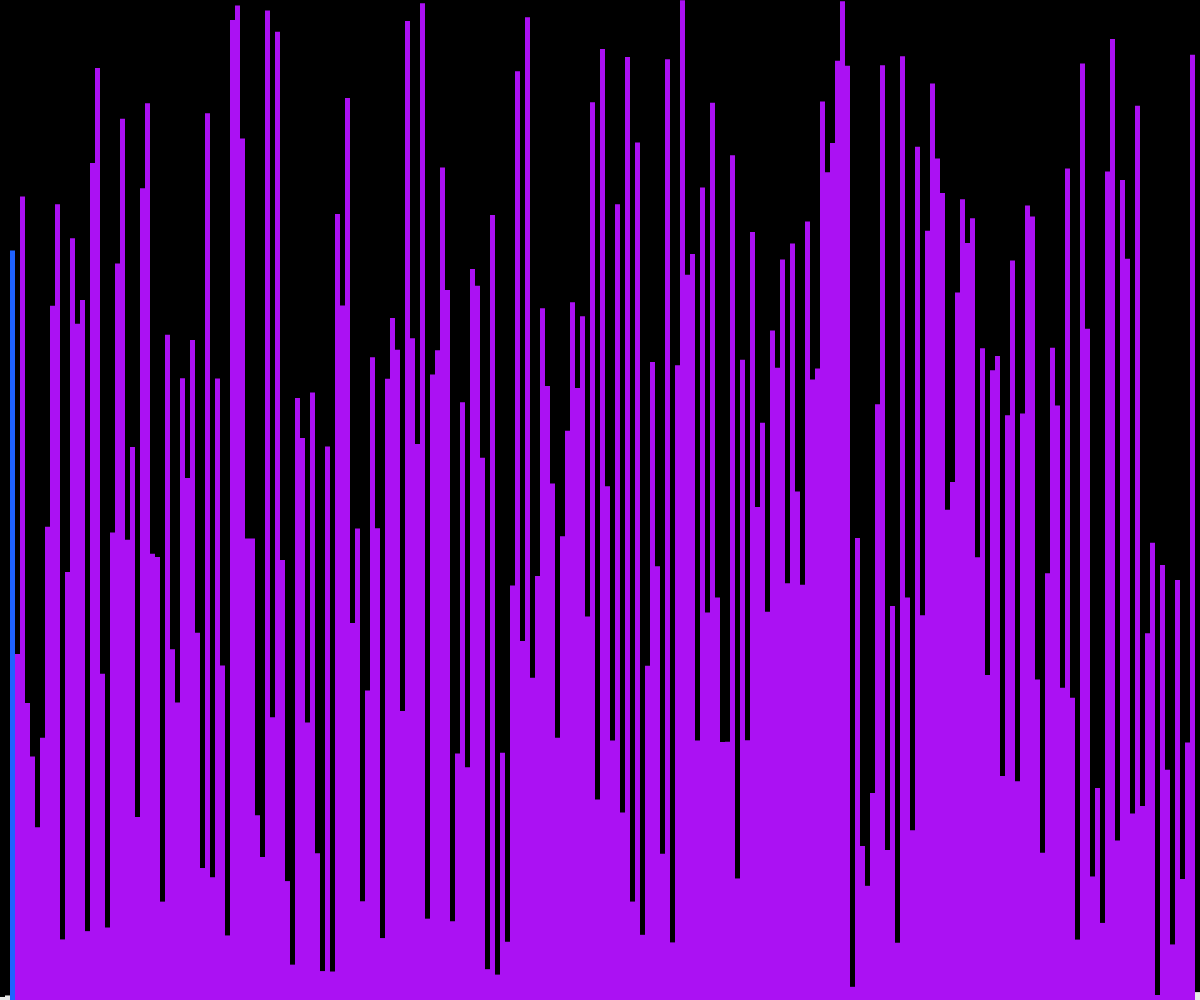
Frame 1 (no input)
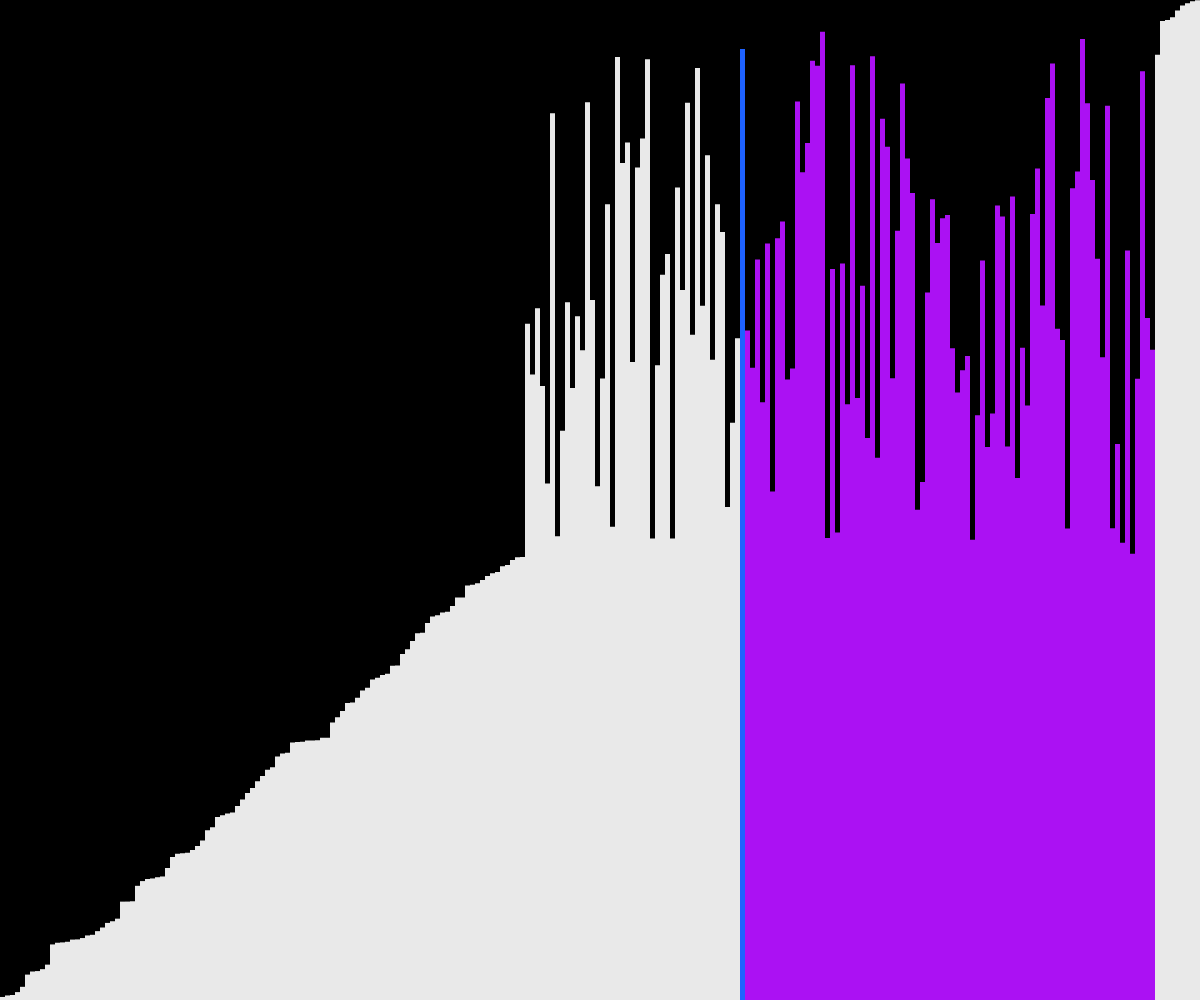
Frame 60 (no input)
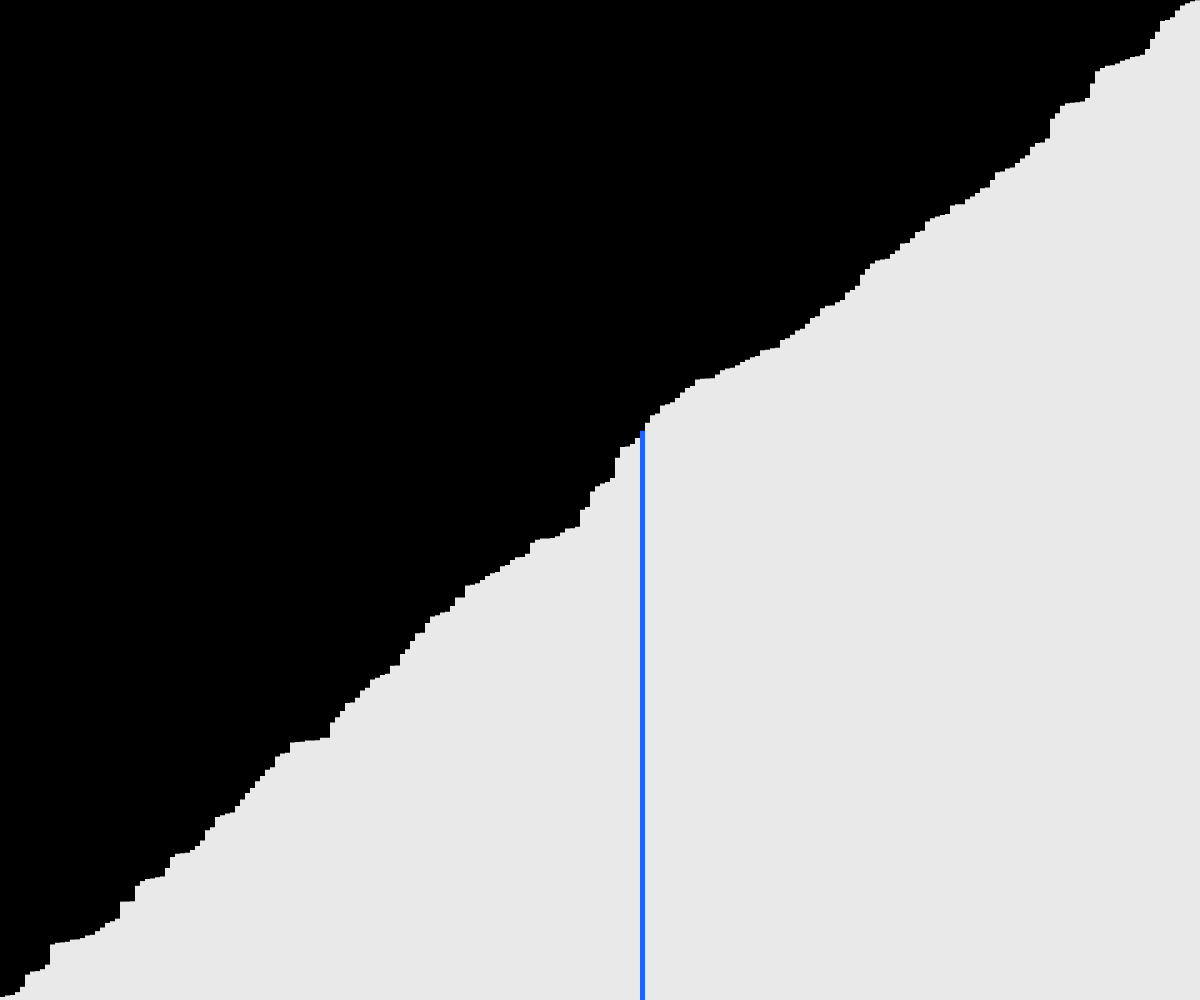
Frame 120 (the mouse pressed at the canvas centre since frame 60)

The p5.js sketch that drew these frames (run headless with seeded random() and noise() and a simulated clock; from frame 60 on, the mouse is pressed at the canvas centre):

// p5.js sketch
// ── sketch.js
let values = [];
let w = 5;

let states = [];

function setup() {
  createCanvas(windowWidth, windowHeight);
  values = new Array(floor(width / w));
  for (let i = 0; i < values.length; i++) {
    values[i] = random(height);
    states[i] = -1;
  }
  quickSort(values, 0, values.length - 1);
}

async function quickSort(arr, start, end) {
  if (start >= end) {
    return;
  }
  let index = await partition(arr, start, end);
  states[index] = -1;

  await Promise.all([
    quickSort(arr, start, index - 1),
    quickSort(arr, index + 1, end)
  ]);
}

async function partition(arr, start, end) {
  for (let i = start; i < end; i++) {
    states[i] = 1;
  }

  let pivotValue = arr[end];
  let pivotIndex = start;
  states[pivotIndex] = 0;
  for (let i = start; i < end; i++) {
    if (arr[i] < pivotValue) {
      await swap(arr, i, pivotIndex);
      states[pivotIndex] = -1;
      pivotIndex++;
      states[pivotIndex] = 0;
    }
  }
  await swap(arr, pivotIndex, end);

  for (let i = start; i < end; i++) {
    if (i != pivotIndex) {
      states[i] = -1;
    }
  }

  return pivotIndex;
}

function draw() {
  background(0);

  for (let i = 0; i < values.length; i++) {
    noStroke();
    if (states[i] == 0) {
      fill('#1e62ff');
    } else if (states[i] == 1) {
      fill('#ab11f3');
    } else {
      fill(233);
    }
    rect(i * w, height - values[i], w, values[i]);
  }
}

async function swap(arr, a, b) {
  await sleep(1);
  let temp = arr[a];
  arr[a] = arr[b];
  arr[b] = temp;
}

function sleep(ms) {
  return new Promise(resolve => setTimeout(resolve, ms));
}
